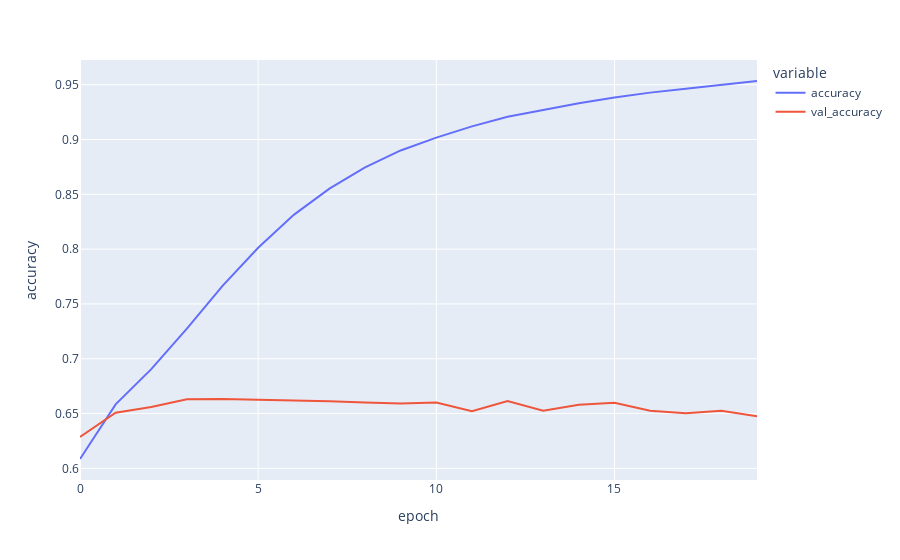

Notebook cell for this chart:
### Code cell
fig = px.line(
    trainHistory, y=['accuracy', 'val_accuracy'],
    labels={'index': 'epoch', 'value': 'accuracy'}
)

fig.show()

### Figure 1 — Plotly figure (JSON) as saved in the notebook; plotly's stock layout.template omitted (floating-point values rounded to 4 significant figures)
{"data": [{"hovertemplate": "variable=accuracy<br>epoch=%{x}<br>accuracy=%{y}<extra></extra>", "legendgroup": "accuracy", "line": {"color": "#636efa", "dash": "solid"}, "marker": {"symbol": "circle"}, "mode": "lines", "name": "accuracy", "orientation": "v", "showlegend": true, "type": "scatter", "x": [0, 1, 2, 3, 4, 5, 6, 7, 8, 9, 10, 11, 12, 13, 14, 15, 16, 17, 18, 19], "xaxis": "x", "y": [0.6085, 0.6584, 0.6905, 0.7274, 0.7664, 0.8013, 0.8313, 0.8551, 0.8745, 0.89, 0.9017, 0.912, 0.9207, 0.9272, 0.9332, 0.9383, 0.9428, 0.9463, 0.9501, 0.9534], "yaxis": "y"}, {"hovertemplate": "variable=val_accuracy<br>epoch=%{x}<br>accuracy=%{y}<extra></extra>", "legendgroup": "val_accuracy", "line": {"color": "#EF553B", "dash": "solid"}, "marker": {"symbol": "circle"}, "mode": "lines", "name": "val_accuracy", "orientation": "v", "showlegend": true, "type": "scatter", "x": [0, 1, 2, 3, 4, 5, 6, 7, 8, 9, 10, 11, 12, 13, 14, 15, 16, 17, 18, 19], "xaxis": "x", "y": [0.6286, 0.6508, 0.6559, 0.663, 0.6634, 0.6627, 0.6625, 0.6612, 0.6601, 0.6592, 0.6601, 0.6521, 0.6614, 0.6526, 0.6581, 0.6598, 0.6525, 0.6503, 0.6527, 0.6475], "yaxis": "y"}], "layout": {"autosize": true, "legend": {"title": {"text": "variable"}, "tracegroupgap": 0}, "margin": {"t": 60}, "xaxis": {"anchor": "y", "autorange": true, "domain": [0, 1], "range": [0, 19], "title": {"text": "epoch"}, "type": "linear"}, "yaxis": {"anchor": "x", "autorange": true, "domain": [0, 1], "range": [0.5894, 0.9725], "title": {"text": "accuracy"}, "type": "linear"}}}
